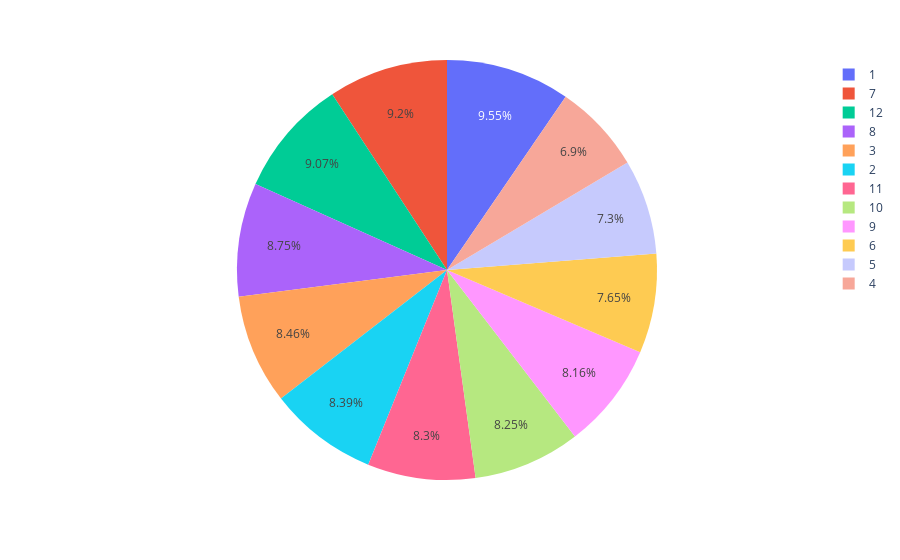

The notebook cell this image was saved under:
### Markdown cell above
### Data visualization

### Code cell
px.pie(data_frame = month, names = 'month', values= 'generation_mwh')

### Figure 1 — Plotly figure (JSON) as saved in the notebook; plotly's stock layout.template omitted (floating-point values rounded to 4 significant figures)
{"data": [{"domain": {"x": [0, 1], "y": [0, 1]}, "hovertemplate": "month=%{label}<br>generation_mwh=%{value}<extra></extra>", "labels": [1, 2, 3, 4, 5, 6, 7, 8, 9, 10, 11, 12], "legendgroup": "", "name": "", "showlegend": true, "type": "pie", "values": [23540000.0, 20670000.0, 20848132, 16990000.0, 17990000.0, 18850000.0, 22670000.0, 21561721, 20104144, 20330000.0, 20440000.0, 22350000.0]}], "layout": {"autosize": true, "legend": {"tracegroupgap": 0}, "margin": {"t": 60}}}
